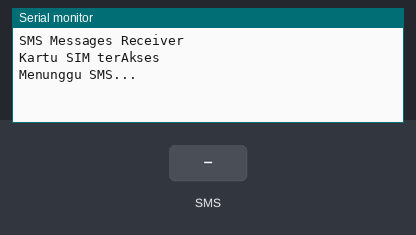
This sketch was run on a simulated Arduino Uno, built with avr-gcc and run on an emulated ATmega328P. Shown: the last lines printed to the serial monitor. Inputs (shaded band) come from the test bench.

Above: at 3.2 s.
3.3 s: text message "1" received
At 5.2 s:
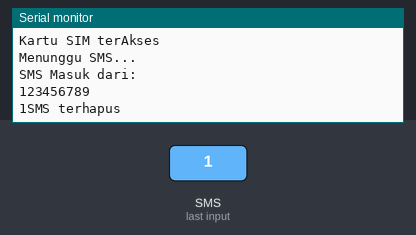
5.5 s: text message "0" received
At 6.8 s:
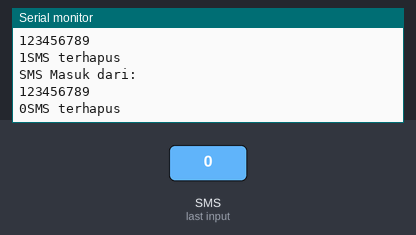
7.0 s: text message "2" received
At 8.0 s:
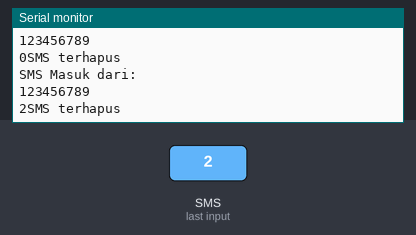

Measured:
- after the input at 3.3 s, the serial monitor: prints a new line after 0.71 s (image 1)
- after the input at 5.5 s, the serial monitor: prints a new line after 0.54 s (image 2)
- after the input at 7.0 s, the serial monitor: prints a new line at once (image 3)

The sketch:

receive1.ino
```cpp
#include <GSM.h>

#define PINNUMBER "" // Nomor PIN kartu SIM (jika ada)


GSM gsmAccess;
GSM_SMS sms;

char senderNumber[20]; // array untuk menampung teks pesan

void setup() {
  Serial.begin(9600);
  Serial.println("SMS Messages Receiver");
  boolean notConnected = true;

  // Start GSM connection
  while (notConnected) {
    if (gsmAccess.begin(PINNUMBER) == GSM_READY) {
      notConnected = false;
    } else {
       Serial.println("Gagal Mengakses Kartu SIM");
      delay(1000);
    }
  }

 Serial.println("Kartu SIM terAkses");
  Serial.println("Menunggu SMS...");
}

void loop() {
  char c;


  if (sms.available()) { // Jika ada SMS Masuk
    Serial.println("SMS Masuk dari:");

    sms.remoteNumber(senderNumber, 20); // menampung nomor pengirim
    Serial.println(senderNumber); // print nomor pengirim

     while (c = sms.read()) { // print isi SMS
      Serial.print(c);
    }


    sms.flush(); // Hapus SMS dari Memori
    Serial.println("SMS terhapus");
  }

  delay(1000);

}
```
